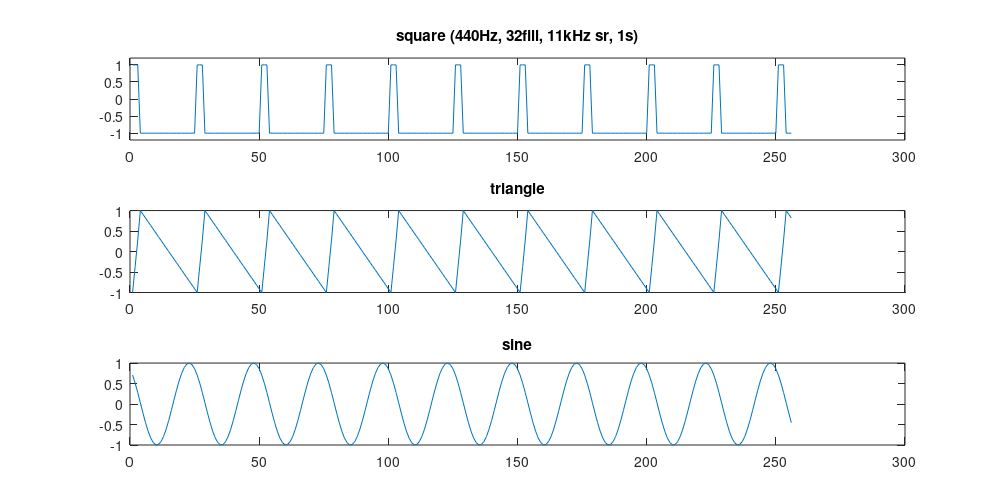

This chart was generated by the following MATLAB code:
% Copyright (c) 2014-2015, Vlad Mesco
% All rights reserved.
% 
% Redistribution and use in source and binary forms, with or without modification, are permitted provided that the following conditions are met:
% 
% 1. Redistributions of source code must retain the above copyright notice, this list of conditions and the following disclaimer.
% 
% 2. Redistributions in binary form must reproduce the above copyright notice, this list of conditions and the following disclaimer in the documentation and/or other materials provided with the distribution.
% 
% THIS SOFTWARE IS PROVIDED BY THE COPYRIGHT HOLDERS AND CONTRIBUTORS "AS IS" AND ANY EXPRESS OR IMPLIED WARRANTIES, INCLUDING, BUT NOT LIMITED TO, THE IMPLIED WARRANTIES OF MERCHANTABILITY AND FITNESS FOR A PARTICULAR PURPOSE ARE DISCLAIMED. IN NO EVENT SHALL THE COPYRIGHT HOLDER OR CONTRIBUTORS BE LIABLE FOR ANY DIRECT, INDIRECT, INCIDENTAL, SPECIAL, EXEMPLARY, OR CONSEQUENTIAL DAMAGES (INCLUDING, BUT NOT LIMITED TO, PROCUREMENT OF SUBSTITUTE GOODS OR SERVICES; LOSS OF USE, DATA, OR PROFITS; OR BUSINESS INTERRUPTION) HOWEVER CAUSED AND ON ANY THEORY OF LIABILITY, WHETHER IN CONTRACT, STRICT LIABILITY, OR TORT (INCLUDING NEGLIGENCE OR OTHERWISE) ARISING IN ANY WAY OUT OF THE USE OF THIS SOFTWARE, EVEN IF ADVISED OF THE POSSIBILITY OF SUCH DAMAGE.
A = csvread('signals.csv');
RANGE = 1:256;

figure(1)
set(1, 'Units', 'inches')
set(1, 'Position', [0, 0, 10, 5])
set(1, 'PaperSize', [10, 5])
set(1, 'PaperPositionMode', 'manual')
set(1, 'PaperUnits', 'inches')
set(1, 'PaperPosition', [0, 0, 10, 5])

subplot(3, 1, 1)
plot(A(1,RANGE))
title('square (440Hz, 32fill, 11kHz sr, 1s)')
ylim([-1.2, 1.2]);

subplot(3, 1, 2)
plot(A(2,RANGE))
title('triangle')
ylim("auto")

subplot(3, 1, 3)
plot(A(3,RANGE))
title('sine')

print(1, 'signals.png', '-dpng', '-r100', '-color', '-S1000,500')
